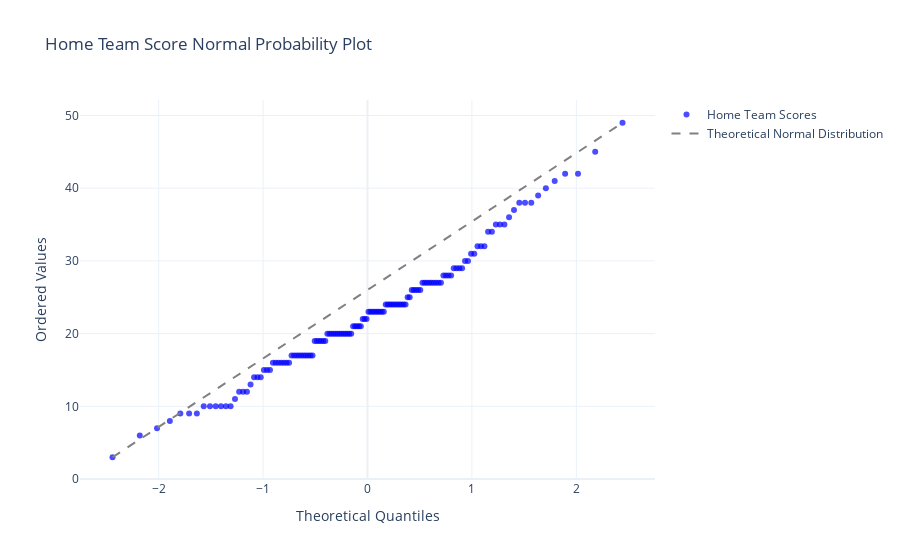
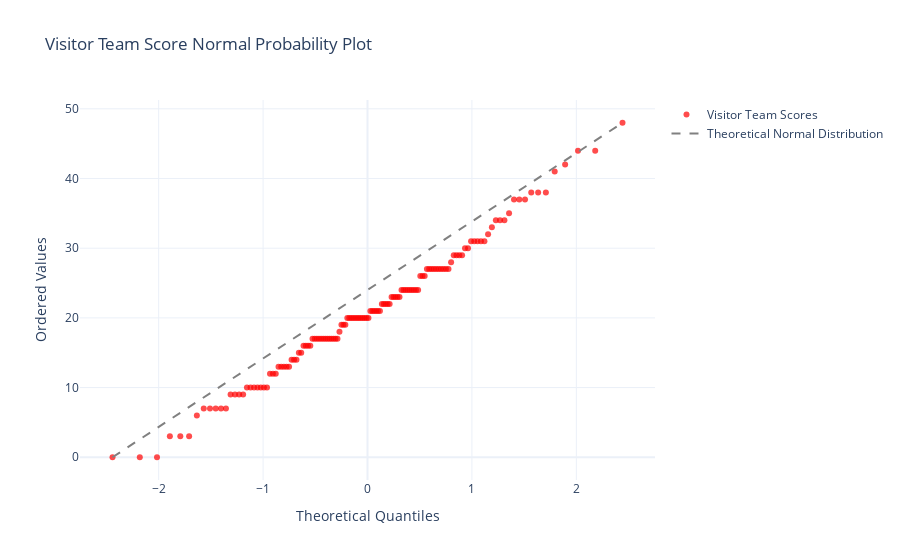

The code cell stored with these charts, in order, in its notebook:
### Markdown cell above
得分中间高两边底，比较符合正态分布，因此进一步分析，绘制出
* <b>正态概率图</b> - 数据分布应紧密地沿着代表正态分布的对角线分布。

### Code cell
# 绘制正态概率图
def create_qq_plot(scores, team_name, color):
    scores_sorted = np.sort(scores)
    scores_norm = stats.norm.ppf((np.arange(len(scores)) + 1) / (len(scores) + 1))

    fig = go.Figure()

    fig.add_trace(go.Scatter(x=scores_norm, y=scores_sorted, mode='markers', 
                             name=f'{team_name} Scores', marker=dict(color=color, opacity=0.7)))

    fig.add_trace(go.Scatter(x=[min(scores_norm), max(scores_norm)], 
                             y=[min(scores_sorted), max(scores_sorted)], 
                             mode='lines', name='Theoretical Normal Distribution',
                             line=dict(color='grey', dash='dash')))

    fig.update_layout(title=f'{team_name} Score Normal Probability Plot',
                      xaxis_title='Theoretical Quantiles',
                      yaxis_title='Ordered Values',
                      template='plotly_white')

    return fig

fig_home = create_qq_plot(games_data['homeFinalScore'], 'Home Team', 'blue')
fig_home.show()

fig_visitor = create_qq_plot(games_data['visitorFinalScore'], 'Visitor Team', 'red')
fig_visitor.show()

### Figure 1 — Plotly figure (JSON) as saved in the notebook; plotly's stock layout.template omitted (floating-point values rounded to 4 significant figures; data arrays with more than 128 entries replaced by an {"elided": "..."} marker saying what was removed)
{"data": [{"marker": {"color": "blue", "opacity": 0.7}, "mode": "markers", "name": "Home Team Scores", "type": "scatter", "x": {"elided": "136 float values"}, "y": {"elided": "136 int values"}}, {"line": {"color": "grey", "dash": "dash"}, "mode": "lines", "name": "Theoretical Normal Distribution", "type": "scatter", "x": [-2.442, 2.442], "y": [3, 49]}], "layout": {"title": {"text": "Home Team Score Normal Probability Plot"}, "xaxis": {"title": {"text": "Theoretical Quantiles"}}, "yaxis": {"title": {"text": "Ordered Values"}}}}

### Figure 2 — Plotly figure (JSON) as saved in the notebook; plotly's stock layout.template omitted (floating-point values rounded to 4 significant figures; data arrays with more than 128 entries replaced by an {"elided": "..."} marker saying what was removed)
{"data": [{"marker": {"color": "red", "opacity": 0.7}, "mode": "markers", "name": "Visitor Team Scores", "type": "scatter", "x": {"elided": "136 float values"}, "y": {"elided": "136 int values"}}, {"line": {"color": "grey", "dash": "dash"}, "mode": "lines", "name": "Theoretical Normal Distribution", "type": "scatter", "x": [-2.442, 2.442], "y": [0, 48]}], "layout": {"title": {"text": "Visitor Team Score Normal Probability Plot"}, "xaxis": {"title": {"text": "Theoretical Quantiles"}}, "yaxis": {"title": {"text": "Ordered Values"}}}}
